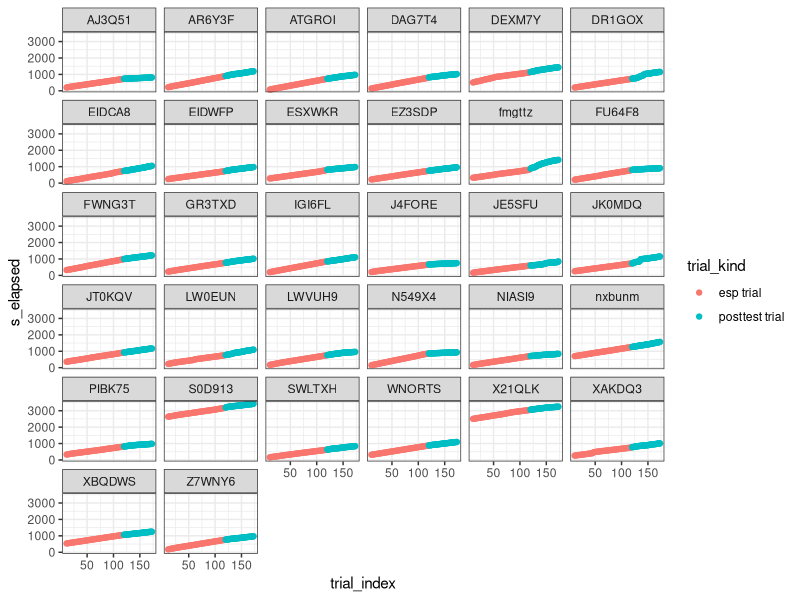
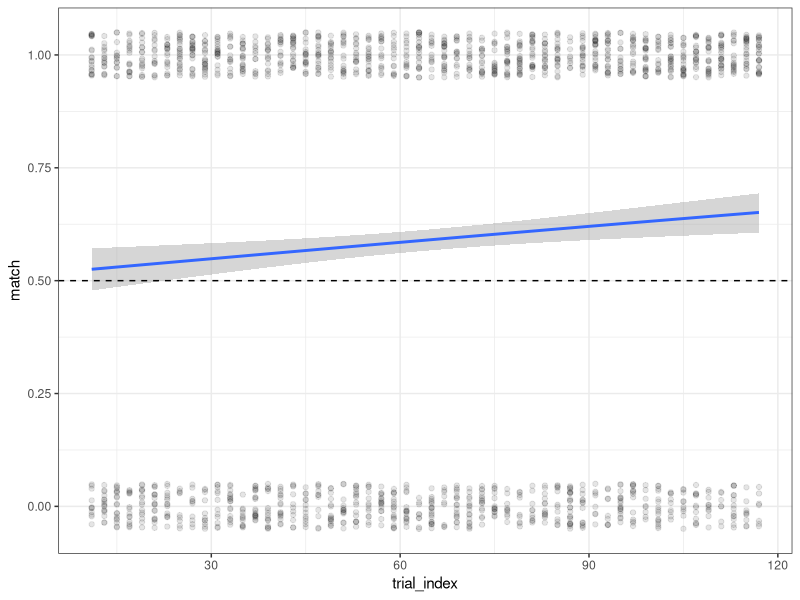
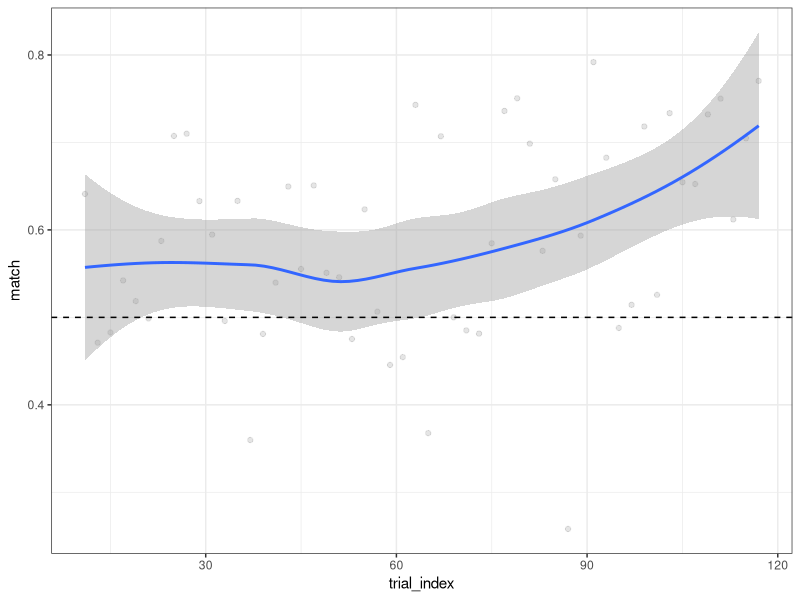
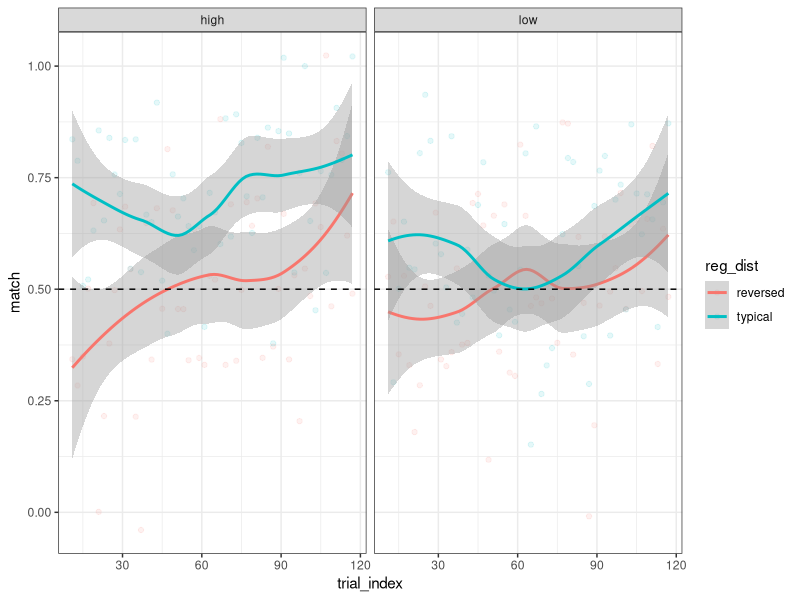
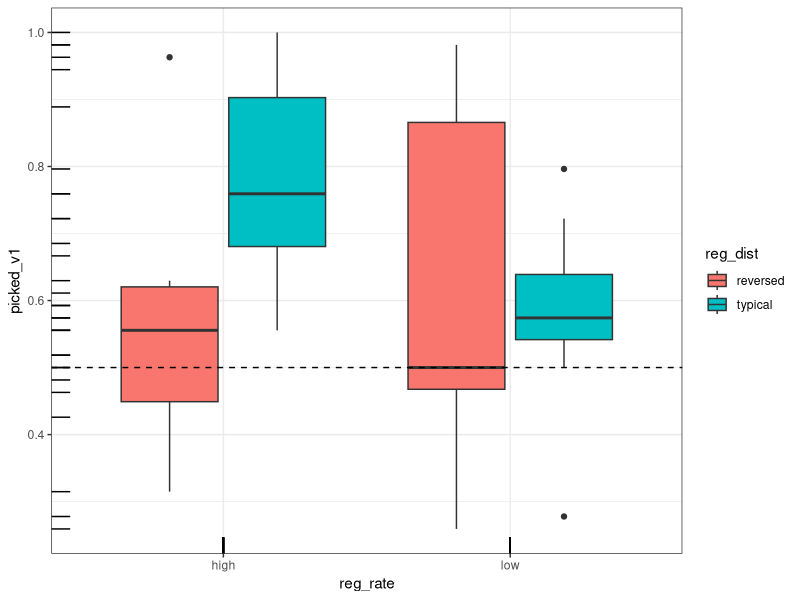
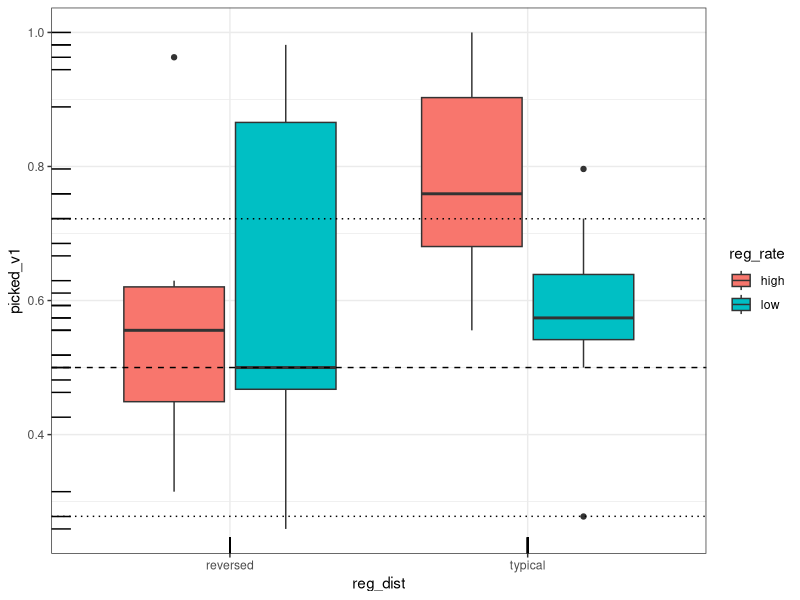
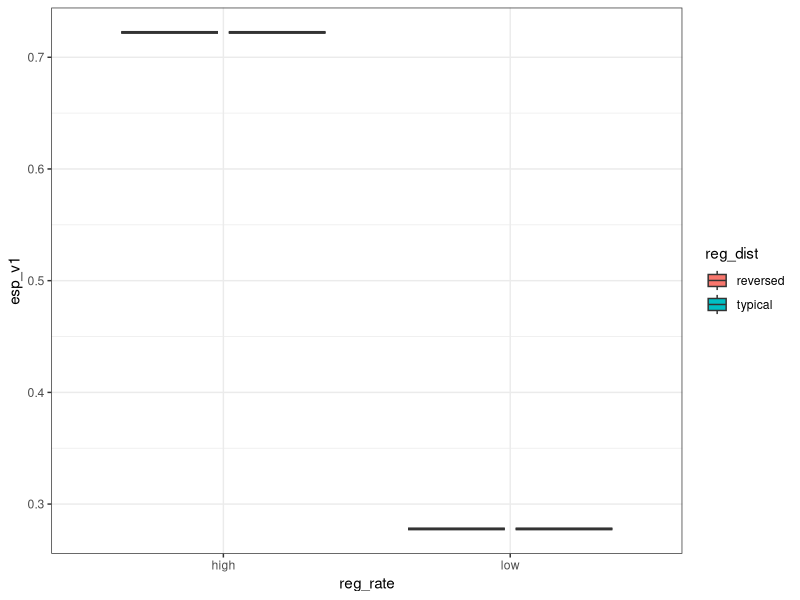
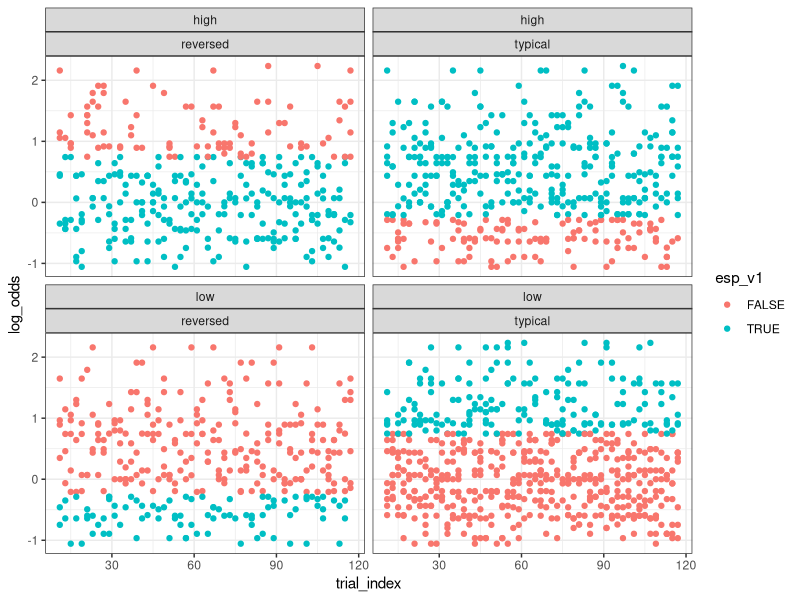

Reproduce these figures in R, in order.
setwd('~/Github/Racz2024/')
library(tidyverse)

d = read_tsv('exp_data/esp/esp_master.tsv')

# baj lesz

d %>% 
  filter(picked_left) %>% 
  count(part_id,trial_kind) %>% 
  filter(n > 40)

d %>% 
  mutate(
    s_elapsed = time_elapsed / 1000
  ) %>% 
  ggplot(aes(trial_index,s_elapsed, colour = trial_kind)) +
  geom_point() +
  theme_bw() +
  facet_wrap(~ part_id)

d %>% 
  filter(trial_kind %in% c('esp trial', 'posttest trial')) %>% 
  mutate(
    missing = is.na(response_string)
  ) %>% 
  filter(missing) %>% 
  count(part_id,trial_kind)

# list counts

# when a list hits 7 take it out since we want 3*7 participants for each list
d %>% 
  pull(part_id) %>% 
  unique() %>% 
  length()

d %>% 
  filter(trial_kind == 'esp trial') %>% 
  distinct(part_id,list_number,reg_rate,reg_dist) %>% 
  count(list_number,reg_rate,reg_dist)

# esp

d %>% 
  filter(trial_kind == 'esp trial') %>%
  mutate(match = as.double(esp_match)) %>% 
  ggplot(aes(trial_index, match)) +
  geom_jitter(width = .01, height = .05, alpha = .1) +
  geom_smooth(method = glm, method.args= list(family="binomial")) +
  theme_bw() +
  geom_hline(yintercept = 0.5, lty = 2)

d %>% 
  filter(trial_kind == 'esp trial') %>%
  group_by(trial_index) %>% 
  summarise(match = mean(esp_match)) %>% 
  ggplot(aes(trial_index, match)) +
  geom_jitter(width = .01, height = .05, alpha = .1) +
  geom_smooth() +
  theme_bw() +
  geom_hline(yintercept = 0.5, lty = 2)

d %>% 
  filter(trial_kind == 'esp trial') %>%
  group_by(trial_index,reg_rate,reg_dist) %>% 
  summarise(match = mean(esp_match)) %>% 
  ggplot(aes(trial_index, match, colour = reg_dist)) +
  geom_jitter(width = .01, height = .05, alpha = .1) +
  geom_smooth() +
  theme_bw() +
  facet_wrap( ~ reg_rate) +
  geom_hline(yintercept = 0.5, lty = 2)

# posttest

d %>% 
  filter(trial_kind == 'posttest trial') %>%
  group_by(part_id,reg_rate,reg_dist) %>% 
  summarise(picked_v1 = mean(picked_v1)) %>% 
  ggplot(aes(reg_rate,picked_v1,fill = reg_dist)) +
  geom_boxplot() +
  theme_bw() +
  geom_hline(yintercept = 0.5, lty = 2) +
  geom_rug()

d %>% 
  filter(trial_kind == 'posttest trial') %>%
  group_by(part_id,reg_rate,reg_dist) %>% 
  summarise(picked_v1 = mean(picked_v1)) %>% 
  ggplot(aes(reg_dist,picked_v1,fill = reg_rate)) +
  geom_boxplot() +
  theme_bw() +
  geom_hline(yintercept = 0.5, lty = 2) +
  geom_hline(yintercept = c(.278,.722), lty = 3) +
  geom_rug()

d %>% 
  filter(trial_kind == 'esp trial') %>%
  group_by(part_id,reg_rate,reg_dist) %>% 
  summarise(esp_v1 = mean(esp_v1)) %>% 
  ggplot(aes(reg_rate,esp_v1,fill = reg_dist)) +
  geom_boxplot() +
  theme_bw()

# something something specific picks in esp?
d %>% 
  filter(trial_kind == 'esp trial') %>%
  ggplot(aes(trial_index,log_odds,colour = esp_v1)) +
  geom_point() +
  theme_bw() +
  facet_wrap(~ reg_rate + reg_dist)

d %>% 
  filter(trial_kind == 'esp trial') %>%
  mutate(word = fct_reorder(base,log_odds)) %>% 
  ggplot(aes(word,log_odds,colour = esp_v1)) +
  geom_point() +
  theme_bw() +
  facet_wrap(~ reg_rate + reg_dist)

d %>% 
  filter(trial_kind == 'esp trial') %>%
  mutate(word = fct_reorder(base, log_odds)) %>% 
  group_by(word,reg_rate,reg_dist) %>% 
  summarise(
    mean_part = mean(picked_v1),
    mean_robot = mean(esp_v1)
  ) %>% 
  ggplot(aes(mean_part,mean_robot)) +
  geom_jitter(width = .01, height = .05) +
  geom_smooth() +
  theme_bw() +
  facet_wrap(~ reg_rate + reg_dist)
